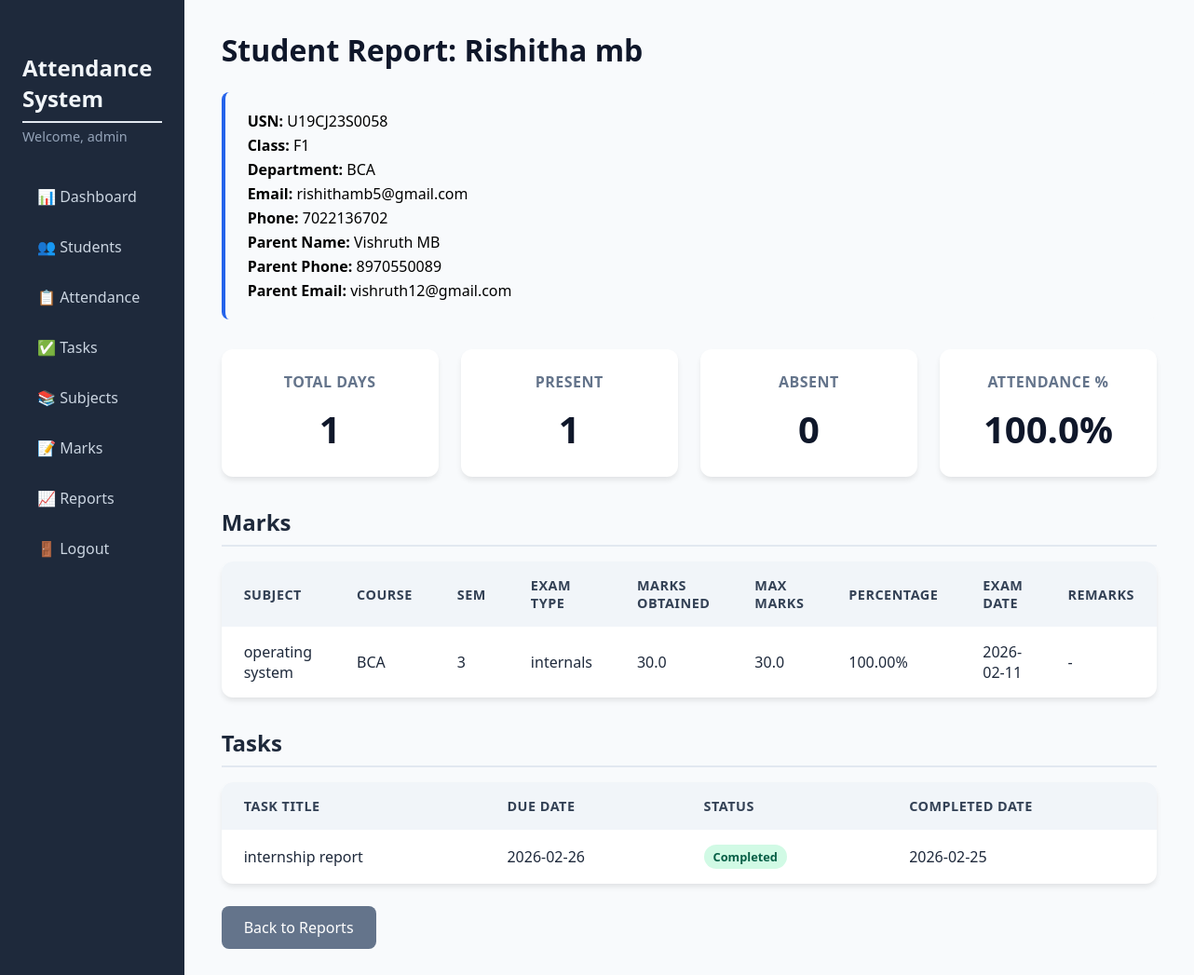
Before: /student_report/1 (signed in) with the older database file.
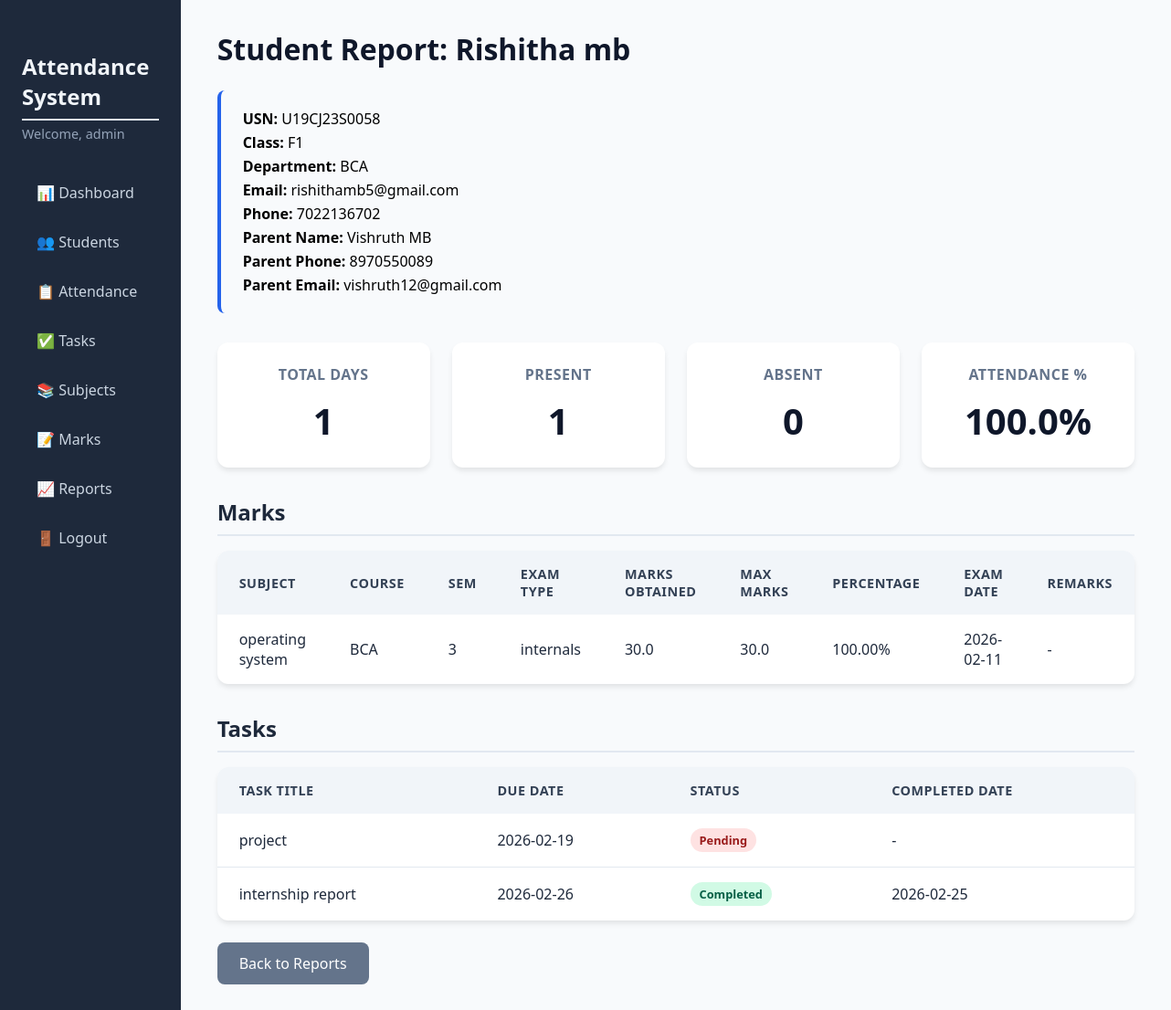
After: the same page with the newer database file.
### tables this page shows
CREATE TABLE marks (
                id INTEGER PRIMARY KEY AUTOINCREMENT,
                student_id INTEGER NOT NULL,
                subject_id INTEGER NOT NULL,
                exam_type TEXT NOT NULL,
                marks_obtained REAL NOT NULL,
                max_marks REAL NOT NULL,
                exam_date TEXT,
                remarks TEXT,
                FOREIGN KEY (student_id) REFERENCES students (id) ON DELETE CASCADE,
                FOREIGN KEY (subject_id) REFERENCES subjects (id) ON DELETE CASCADE
            );

CREATE TABLE subjects (
                id INTEGER PRIMARY KEY AUTOINCREMENT,
                name TEXT NOT NULL,
                course TEXT,
                semester INTEGER,
                description TEXT
            );

CREATE TABLE student_tasks (
                id INTEGER PRIMARY KEY AUTOINCREMENT,
                task_id INTEGER NOT NULL,
                student_id INTEGER NOT NULL,
                status TEXT CHECK(status IN ('Pending','Completed')) NOT NULL DEFAULT 'Pending',
                completed_date TEXT,
                FOREIGN KEY (task_id) REFERENCES tasks (id) ON DELETE CASCADE,
                FOREIGN KEY (student_id) REFERENCES students (id) ON DELETE CASCADE,
                UNIQUE(task_id, student_id)
            );

CREATE TABLE tasks (
                id INTEGER PRIMARY KEY AUTOINCREMENT,
                title TEXT NOT NULL,
                description TEXT,
                due_date TEXT NOT NULL
            );

### app.py (the view)
@app.route('/student_report/<int:student_id>')
@login_required
def student_report(student_id):
    db = get_db()
    student = db.execute("SELECT * FROM students WHERE id = ?", (student_id,)).fetchone()
    if not student:
        flash('Student not found.', 'danger')
        return redirect(url_for('students'))
    attendance = db.execute('''
        SELECT
            COUNT(*) as total_days,
            SUM(CASE WHEN status = 'Present' THEN 1 ELSE 0 END) as present_count,
            SUM(CASE WHEN status = 'Absent' THEN 1 ELSE 0 END) as absent_count
        FROM attendance
        WHERE student_id = ?
    ''', (student_id,)).fetchone()
    total_days = attendance['total_days'] or 0
    present = attendance['present_count'] or 0
    absent = attendance['absent_count'] or 0
    attendance_percent = round((present / total_days * 100), 2) if total_days > 0 else 0
    marks_data = db.execute('''
        SELECT sub.name as subject_name, sub.course, sub.semester,
               m.exam_type, m.marks_obtained, m.max_marks,
               m.exam_date, m.remarks
        FROM marks m
        JOIN subjects sub ON m.subject_id = sub.id
        WHERE m.student_id = ?
        ORDER BY sub.course, sub.semester, sub.name, m.exam_date
    ''', (student_id,)).fetchall()
    tasks = db.execute('''
        SELECT t.title, t.due_date, st.status, st.completed_date
        FROM student_tasks st
        JOIN tasks t ON st.task_id = t.id
        WHERE st.student_id = ?
        ORDER BY t.due_date
    ''', (student_id,)).fetchall()
    return render_template('student_report.html',
                           student=student,
                           total_days=total_days,
                           present=present,
                           absent=absent,
                           attendance_percent=attendance_percent,
                           marks=marks_data,
                           tasks=tasks)

### app.py (called while the page is built)
def get_db():
    db = getattr(g, '_database', None)
    if db is None:
        db = g._database = sqlite3.connect(DATABASE)
        db.row_factory = sqlite3.Row
    return db

@app.teardown_appcontext
def close_connection(exception):
    db = getattr(g, '_database', None)
    if db is not None:
        db.close()

def login_required(f):
    @wraps(f)
    def decorated_function(*args, **kwargs):
        if 'admin_id' not in session:
            flash('Please log in to access this page.', 'warning')
            return redirect(url_for('login'))
        return f(*args, **kwargs)
    return decorated_function

### templates/student_report.html (shortened to what this page needs)
{% extends "base.html" %}
{% block content %}
<h1>Student Report: {{ student.name }}</h1>
<div class="task-meta">
    <p><strong>USN:</strong> {{ student.usn }}</p>
    <p><strong>Class:</strong> {{ student.class }}</p>
    <p><strong>Department:</strong> {{ student.department }}</p>
    <p><strong>Email:</strong> {{ student.email }}</p>
    <p><strong>Phone:</strong> {{ student.phone or '-' }}</p>
    <p><strong>Parent Name:</strong> {{ student.parent_name or '-' }}</p>
    <p><strong>Parent Phone:</strong> {{ student.parent_phone or '-' }}</p>
    <p><strong>Parent Email:</strong> {{ student.parent_email or '-' }}</p>
</div>
<div class="cards">
    <div class="card">
        <h3>Total Days</h3>
        <p class="card-value">{{ total_days }}</p>
    </div>
    <div class="card">
        <h3>Present</h3>
        <p class="card-value">{{ present }}</p>
    </div>
    <div class="card">
        <h3>Absent</h3>
        <p class="card-value">{{ absent }}</p>
    </div>
    <div class="card">
        <h3>Attendance %</h3>
        <p class="card-value">{{ attendance_percent }}%</p>
    </div>
</div>
<h2>Marks</h2>
{% if marks %}
<div class="table-responsive">
    <table class="table">
        <thead>
            <tr>
                <th>Subject</th>
                <th>Course</th>
                <th>Sem</th>
                <th>Exam Type</th>
                <th>Marks Obtained</th>
                <th>Max Marks</th>
                <th>Percentage</th>
                <th>Exam Date</th>
                <th>Remarks</th>
            </tr>
        </thead>
        <tbody>
            {% for m in marks %}
            <tr>
                <td>{{ m.subject_name }}</td>
                <td>{{ m.course }}</td>
                <td>{{ m.semester }}</td>
                <td>{{ m.exam_type }}</td>
                <td>{{ m.marks_obtained }}</td>
                <td>{{ m.max_marks }}</td>
                <td>{{ "%.2f"|format(m.marks_obtained / m.max_marks * 100) }}%</td>
                <td>{{ m.exam_date or '-' }}</td>
                <td>{{ m.remarks or '-' }}</td>
            </tr>
            {% endfor %}
        </tbody>
    </table>
</div>
{% else %}
<p>No marks recorded.</p>
{% endif %}
<h2>Tasks</h2>
{% if tasks %}
<div class="table-responsive">
    <table class="table">
        <thead>
            <tr>
                <th>Task Title</th>
                <th>Due Date</th>
                <th>Status</th>
                <th>Completed Date</th>
            </tr>
        </thead>
        <tbody>
            {% for t in tasks %}
            <tr>
                <td>{{ t.title }}</td>
                <td>{{ t.due_date }}</td>
                <td>
                    <span class="badge {{ 'badge-present' if t.status == 'Completed' else 'badge-absent' }}">
                        {{ t.status }}
                    </span>
                </td>
                <td>{{ t.completed_date or '-' }}</td>
            </tr>
            {% endfor %}
        </tbody>
    </table>
</div>
{% else %}
<p>No tasks assigned.</p>
{% endif %}
<div class="form-actions">
    <a href="{{ url_for('reports') }}" class="btn btn-secondary">Back to Reports</a>
</div>
{% endblock %}

Changed rows visible on the page:
added student_tasks: title "project", due_date "2026-02-19", status "Pending", completed_date "-"
